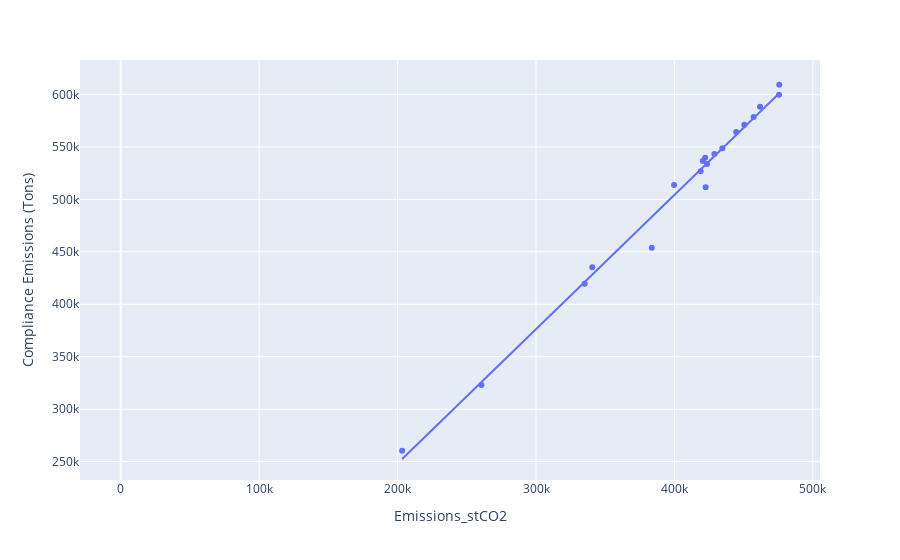

Write notebook code for a chart like this one.
### Markdown cell above
res_df = pd.DataFrame.from_dict(res_dict).transpose()
res_df.columns= res_df.iloc[0]
res_df = res_df.iloc[1:]

### Code cell
res_df.iloc[7]['fig']

### Figure 1 — Plotly figure (JSON) as saved in the notebook; plotly's stock layout.template omitted (floating-point values rounded to 4 significant figures)
{"data": [{"customdata": [[2020, 1], [2020, 2], [2020, 3], [2020, 4], [2021, 1], [2021, 2], [2021, 3], [2021, 4], [2022, 1], [2022, 2], [2022, 3], [2022, 4], [2023, 1], [2023, 2], [2023, 3], [2023, 4], [2024, 1], [2024, 2], [2024, 3], [2024, 4]], "hovertemplate": "Emissions_stCO2=%{x}<br>Compliance Emissions (Tons)=%{y}<br>YEAR=%{customdata[0]}<br>Qtr=%{customdata[1]}<extra></extra>", "legendgroup": "", "marker": {"color": "#636efa", "symbol": "circle"}, "mode": "markers", "name": "", "orientation": "v", "showlegend": false, "type": "scatter", "x": [399800.0, 428900.0, 444600.0, 419000.0, 340600.0, 461800.0, 450500.0, 434600.0, 203300.0, 475700.0, 457200.0, 420500.0, 260600.0, 422500.0, 383700.0, 423500.0, 335200.0, 422200.0, 475500.0, 0], "xaxis": "x", "y": [513700.0, 543300.0, 564300.0, 526800.0, 435300.0, 588200.0, 571000.0, 548800.0, 260300.0, 609300.0, 578500.0, 536500.0, 323000.0, 511600.0, 453900.0, 533800.0, 419500.0, 539600.0, 599800.0, null], "yaxis": "y"}, {"hovertemplate": "<b>OLS trendline</b><br>Compliance Emissions (Tons) = 1.2796 * Emissions_stCO2 + -7600.06<br>R<sup>2</sup>=0.988753<br><br>Emissions_stCO2=%{x}<br>Compliance Emissions (Tons)=%{y} <b>(trend)</b><extra></extra>", "legendgroup": "", "marker": {"color": "#636efa", "symbol": "circle"}, "mode": "lines", "name": "", "showlegend": false, "type": "scatter", "x": [203300.0, 260600.0, 335200.0, 340600.0, 383700.0, 399800.0, 419000.0, 420500.0, 422200.0, 422500.0, 423500.0, 428900.0, 434600.0, 444600.0, 450500.0, 457200.0, 461800.0, 475500.0, 475700.0], "xaxis": "x", "y": [252500.0, 325800.0, 421300.0, 428300.0, 483300.0, 503900.0, 528500.0, 530400.0, 532600.0, 533100.0, 534300.0, 541200.0, 548500.0, 561300.0, 568900.0, 577500.0, 583400.0, 600900.0, 601200.0], "yaxis": "y"}], "layout": {"legend": {"tracegroupgap": 0}, "margin": {"t": 60}, "xaxis": {"anchor": "y", "domain": [0, 1], "title": {"text": "Emissions_stCO2"}}, "yaxis": {"anchor": "x", "domain": [0, 1], "title": {"text": "Compliance Emissions (Tons)"}}}}
